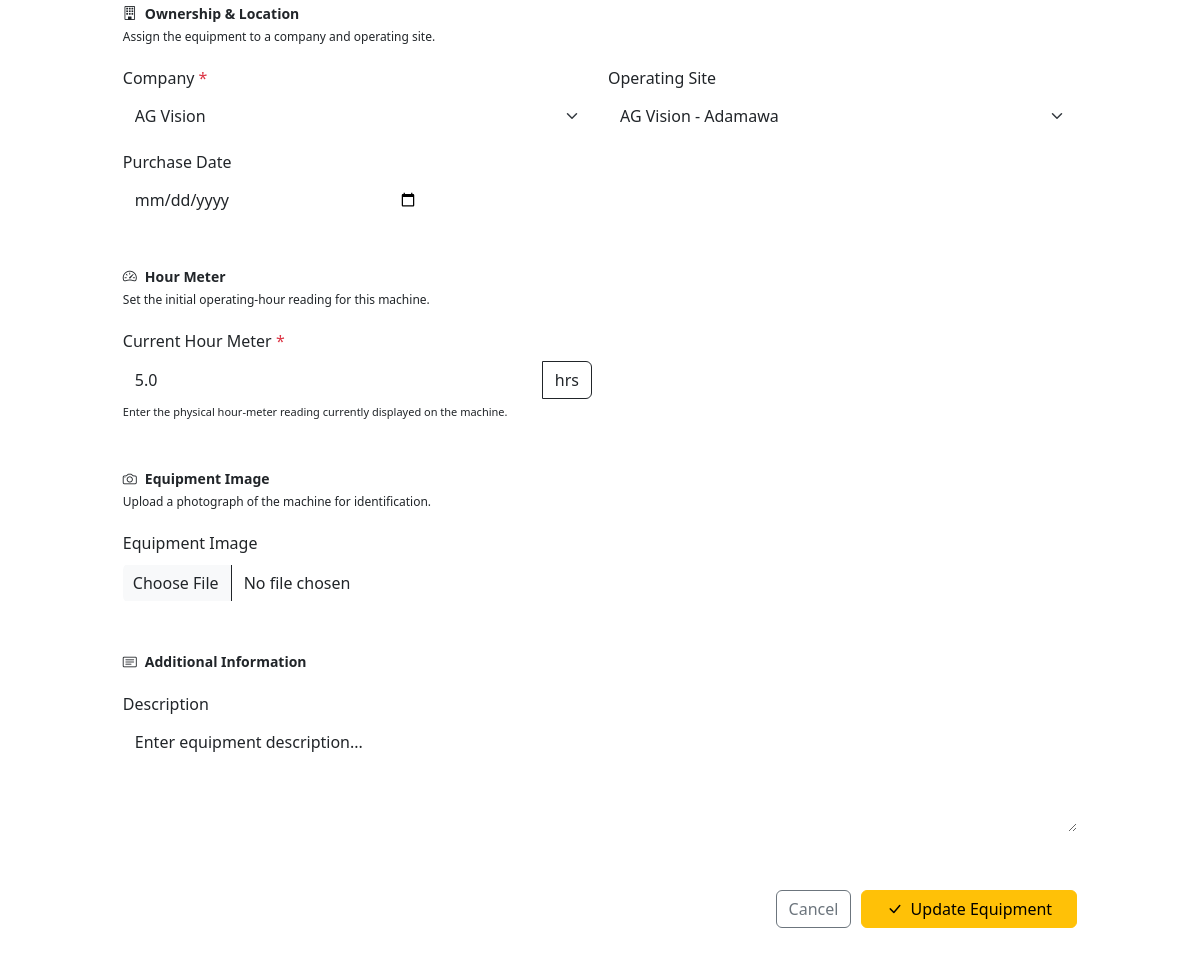
The app's page /equipment/1/edit/ (signed in, lower part), older data.
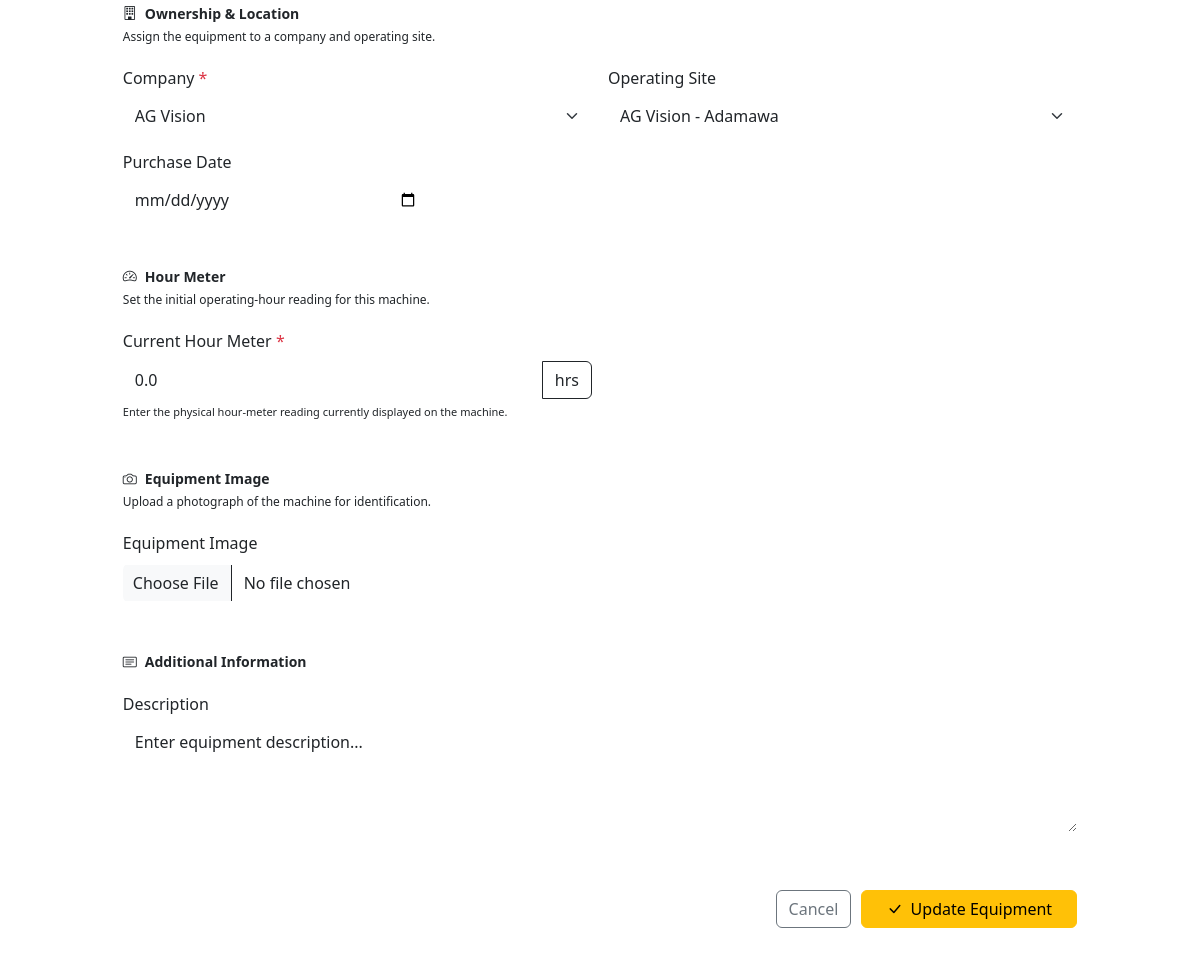
The same page, newer data.
### equipment/models.py (models this page shows, shortened)
class Equipment(models.Model):
    class Status(models.TextChoices):
        ACTIVE = "active", "Active"
        IDLE = "idle", "Idle"
        MAINTENANCE = "maintenance", "Under Maintenance"
        OUT_OF_SERVICE = "out_of_service", "Out of Service"
        RETIRED = "retired", "Retired"
    class EquipmentType(models.TextChoices):
        EXCAVATOR = "excavator", "Excavator"
        BULLDOZER = "bulldozer", "Bulldozer"
        LOADER = "loader", "Wheel Loader"
        GRADER = "grader", "Motor Grader"
        CRANE = "crane", "Crane"
        DUMPER = "dumper", "Dump Truck"
        TRACTOR = "tractor", "Tractor"
        GENERATOR = "generator", "Generator"
        COMPRESSOR = "compressor", "Compressor"
        FORKLIFT = "forklift", "Forklift"
        OTHER = "other", "Other"
    company = models.ForeignKey(
        Company,
        on_delete=models.CASCADE,
        related_name="equipment"
    )
    site = models.ForeignKey(
        Site,
        on_delete=models.SET_NULL,
        null=True,
        blank=True,
        related_name="equipment"
    )
    asset_number = models.CharField(
        max_length=50
    )
    name = models.CharField(
        max_length=200
    )
    equipment_type = models.CharField(
        max_length=30,
        choices=EquipmentType.choices
    )
    manufacturer = models.CharField(
        max_length=100,
        blank=True
    )
    model = models.CharField(
        max_length=100,
        blank=True
    )
    serial_number = models.CharField(
        max_length=150,
        blank=True
    )
    registration_number = models.CharField(
        max_length=100,
        blank=True
    )
    year = models.PositiveIntegerField(
        null=True,
        blank=True
    )
    current_hours = models.DecimalField(
        max_digits=12,
        decimal_places=1,
        default=0
    )
    status = models.CharField(
        max_length=30,
        choices=Status.choices,
        default=Status.ACTIVE
    )
    image = models.ImageField(
        upload_to="equipment/",
        blank=True,
        null=True
    )
    description = models.TextField(
        blank=True
    )
    purchase_date = models.DateField(
        null=True,
        blank=True
    )
    commissioning_date = models.DateField(
        null=True,
        blank=True
    )
    created_by = models.ForeignKey(
        settings.AUTH_USER_MODEL,
        on_delete=models.SET_NULL,
        null=True,
        blank=True,
        related_name="created_equipment"
    )
    created_at = models.DateTimeField(
        auto_now_add=True
    )
    updated_at = models.DateTimeField(
        auto_now=True
    )
    class Meta:
        ordering = ["asset_number"]
        constraints = [
            models.UniqueConstraint(
                fields=["company", "asset_number"],
                name="unique_asset_number_per_company"
            )
        ]

### equipment/views.py (the view)
@login_required
def equipment_update(request, pk):
    equipment = get_object_or_404(
        Equipment,
        pk=pk
    )
    if request.method == "POST":
        form = EquipmentForm(
            request.POST,
            request.FILES,
            instance=equipment
        )
        if form.is_valid():
            equipment = form.save()
            messages.success(
                request,
                (
                    f"{equipment.name} "
                    f"was updated successfully."
                )
            )
            return redirect(
                "equipment:detail",
                pk=equipment.pk
            )
    else:
        form = EquipmentForm(
            instance=equipment
        )
    context = {
        "form": form,
        "object": equipment,
        "equipment": equipment,
    }
    return render(
        request,
        "equipment/equipment_form.html",
        context
    )

### companies/models.py (called while the page is built)
    def __str__(self):
        return self.name

    def __str__(self):
        return f"{self.company.name} - {self.name}"

### templates/equipment/equipment_form.html (shortened to what the changed rows need)
{% extends "base.html" %}
{% block content %}
<div class="row justify-content-center">
    <div class="col-12 col-xl-10">
        <div class="panel">
            <div class="panel-body">
                <form method="post"
                      enctype="multipart/form-data">
                    <div class="form-section mb-4">
                        <div class="row g-3 mt-1">
                            {% if form.company %}
                            <div class="col-md-6">
                                <label for="{{ form.company.id_for_label }}"
                                       class="form-label">
                                    Company
                                    <span class="text-danger">*</span>
                                </label>
                                {{ form.company }}
                            </div>
                            {% endif %}
                            {% if form.site %}
                            <div class="col-md-6">
                                <label for="{{ form.site.id_for_label }}"
                                       class="form-label">
                                    Operating Site
                                </label>
                                {{ form.site }}
                            </div>
                            {% endif %}
                            {% if form.purchase_date %}
                            <div class="col-md-4">
                                <label for="{{ form.purchase_date.id_for_label }}"
                                       class="form-label">
                                    Purchase Date
                                </label>
                                {{ form.purchase_date }}
                            </div>
                            {% endif %}
                        </div>
                    </div>
                    <div class="form-section mb-4">
                        <div class="row g-3 mt-1">
                            <div class="col-md-6">
                                <div class="input-group">
                                    {{ form.current_hours }}
                                    <span class="input-group-text">
                                        hrs
                                    </span>
                                </div>
                            </div>
                        </div>
                    </div>
                    {% if form.image or form.photo %}
                    <div class="form-section mb-4">
                        <div class="row g-3 mt-1">
                            {% if form.image %}
                            <div class="col-md-6">
                                <label for="{{ form.image.id_for_label }}"
                                       class="form-label">
                                    Equipment Image
                                </label>
                                {{ form.image }}
                            </div>
                            {% endif %}
                        </div>
                    </div>
                    {% endif %}
                    {% if form.notes or form.description %}
                    <div class="form-section mb-4">
                        <div class="row g-3 mt-1">
                            {% if form.description %}
                            <div class="col-12">
                                <label for="{{ form.description.id_for_label }}"
                                       class="form-label">
                                    Description
                                </label>
                                {{ form.description }}
                            </div>
                            {% endif %}
                        </div>
                    </div>
                    {% endif %}
                </form>
            </div>
        </div>
    </div>
</div>
{% endblock %}

Row changes from the older to the newer data that the page shows:
changed Equipment "AG Vision": current_hours "5.0" → "0.0"
